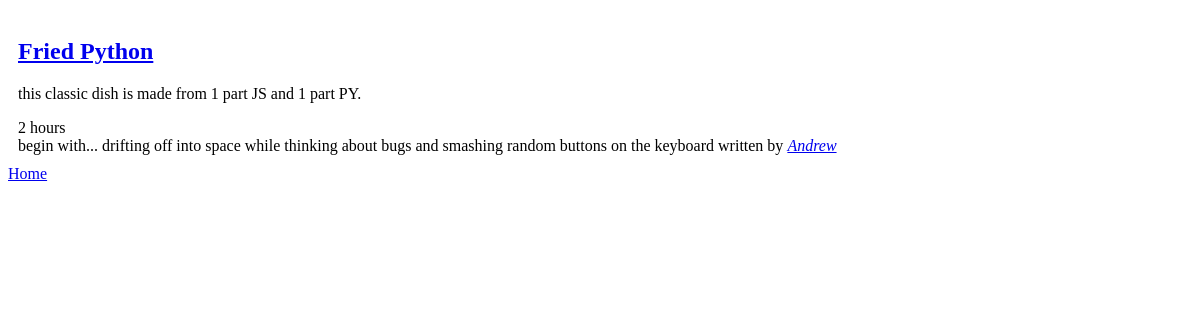
The page /recipe/1/ on the database as committed earlier.
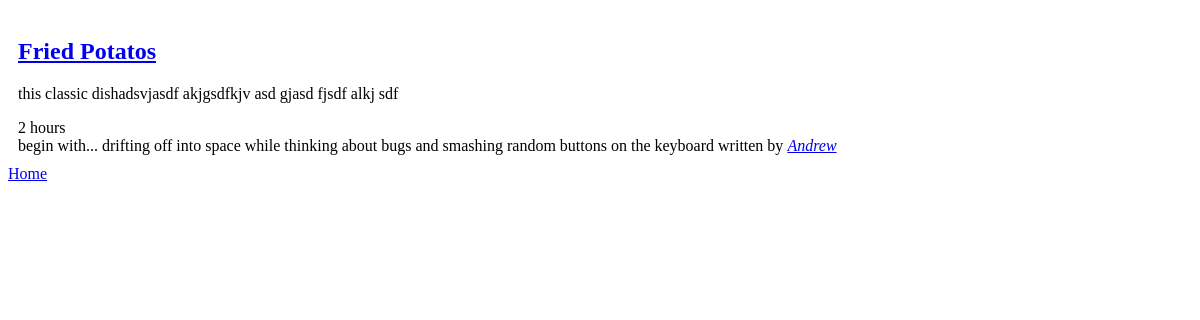
The same page on the database as committed later.
### recipes/models.py (models this page shows, shortened)
class RecipeItem(models.Model):
    title = models.CharField(max_length=30, default='name of food')
    author = models.ForeignKey(Author, on_delete=models.CASCADE, related_name='author')
    description = models.TextField(default='a little about this food')
    time_required = models.CharField(max_length=30, default='10 mins')
    instructions = models.TextField(default='begin with...')

class Author (models.Model):
    name = models.CharField(max_length=50, default='your name')
    bio = models.TextField(default='a little about me')
    user = models.OneToOneField(User, on_delete=models.CASCADE, blank = True, null = True)
    favorite = models.ManyToManyField('RecipeItem', related_name='favorite')
    def __str__(self):
        return self.name

### recipes/views.py (the view)
# urls.py: path('recipe/<int:recipe_id>/', views.recipeView),
def recipeView (request, recipe_id):
    foodInfo = RecipeItem.objects.filter(id=recipe_id)
    foodInfo = foodInfo.first()
    return render(request, 'recipe.html', {'foodData': foodInfo})

### recipes/templates/recipe.html (shortened to what this page needs)
<!DOCTYPE html>
<html lang="en">
<head>
</head>
<body>
    <div style=
    "
    width: 80%;
    height: 80%;
    display: flex;
    justify-content: space-between;
    flex-flow: row wrap;
    align-content: center;
    "
>
    <div style="padding: 10px;">
        <h2><a href="/recipe/{{foodData.id}}/">{{ foodData.title }}</a></h2>
        <p>{{ foodData.description }}</p>
        {{foodData.time_required}}
        <br>
        {{foodData.instructions}}
        written by
        <span style="font-style: italic; color:red"><a href="/author/{{foodData.author.id}}/">{{foodData.author}}</a></span>
    </div>
</div>
<span><a href="/">Home</a></span>
</body>
</html>

Rows that differ between the two databases and show on the page:
changed RecipeItem "Andrew": title "Fried Python" → "Fried Potatos"; description "this classic dish is made from 1 part JS and 1 part PY." → "this classic dishadsvjasdf akjgsdfkjv asd gjasd fjsdf alkj sdf"
